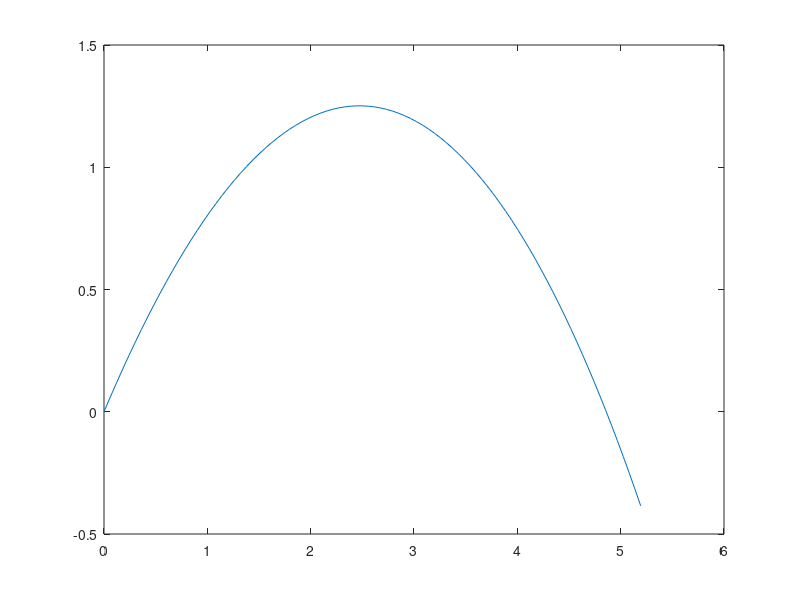

Reproduce this figure in MATLAB.
g=9.81;
r=0.02;
A=pi*r^2;
Cd=0.47;
rho=1.225;
m=0.025;
V_0=5;
U_0=V_0;
Vt=sqrt((2*m*g)/(Cd*rho*A));
t=linspace(0,1.2);
V=Vt.*((V_0-Vt*tan(g*t/Vt))./(Vt+V_0.*tan(g.*t./Vt)));
x=(Vt^2/g).*log((Vt^2+g*U_0*t)./Vt^2);
y=(Vt^2/(2*g))*log((V_0^2+Vt^2)./(V.^2+Vt^2));
h=-0.405;
y_d=linspace(0,0);

for i=1:100
   if y(i)>h
    y_d(i)=y(i);
   else 
       y_d(i)=NaN;
   end
end
    plot(x,y_d)
    
    Vmax=7.886
    Vmin=4.46987
